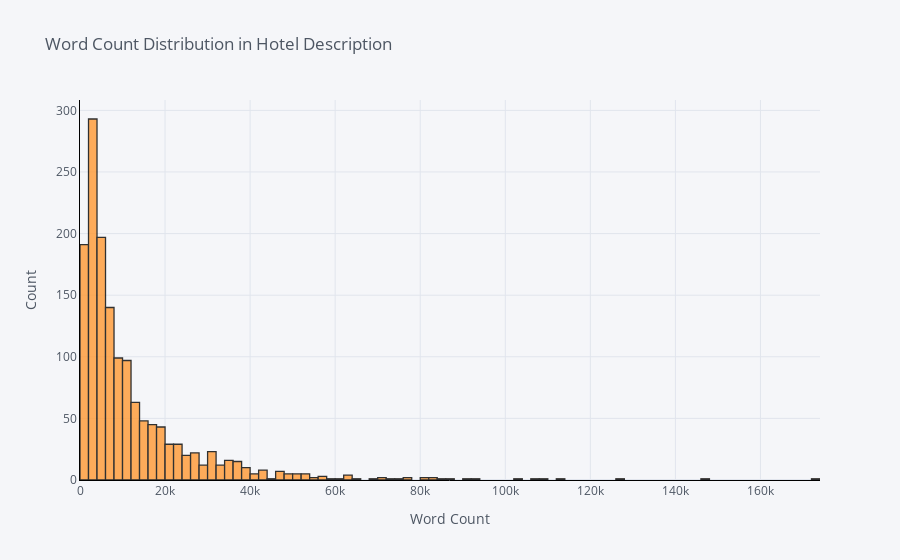

Here is the notebook cell this chart was saved with:
### Code cell
hotel_review['word_count'].iplot(
    kind='hist',
    bins = 100,
    linecolor='black',
    xTitle='Word Count',
    yTitle='Count',
    title='Word Count Distribution in Hotel Description',
    )

### Figure 1 — Plotly figure (JSON) as saved in the notebook; plotly's stock layout.template omitted (floating-point values rounded to 4 significant figures; data arrays with more than 128 entries replaced by an {"elided": "..."} marker saying what was removed)
{"data": [{"histfunc": "count", "histnorm": "", "marker": {"color": "rgba(255, 153, 51, 1.0)", "line": {"color": "#000000", "width": 1.3}}, "name": "word_count", "nbinsx": 100, "opacity": 0.8, "orientation": "v", "type": "histogram", "x": {"elided": "1474 int values"}}], "layout": {"barmode": "overlay", "legend": {"bgcolor": "#F5F6F9", "font": {"color": "#4D5663"}}, "paper_bgcolor": "#F5F6F9", "plot_bgcolor": "#F5F6F9", "title": {"font": {"color": "#4D5663"}, "text": "Word Count Distribution in Hotel Description"}, "xaxis": {"gridcolor": "#E1E5ED", "linecolor": "black", "showgrid": true, "tickfont": {"color": "#4D5663"}, "title": {"font": {"color": "#4D5663"}, "text": "Word Count"}, "zerolinecolor": "#E1E5ED"}, "yaxis": {"gridcolor": "#E1E5ED", "linecolor": "black", "showgrid": true, "tickfont": {"color": "#4D5663"}, "title": {"font": {"color": "#4D5663"}, "text": "Count"}, "zerolinecolor": "#E1E5ED"}}}
